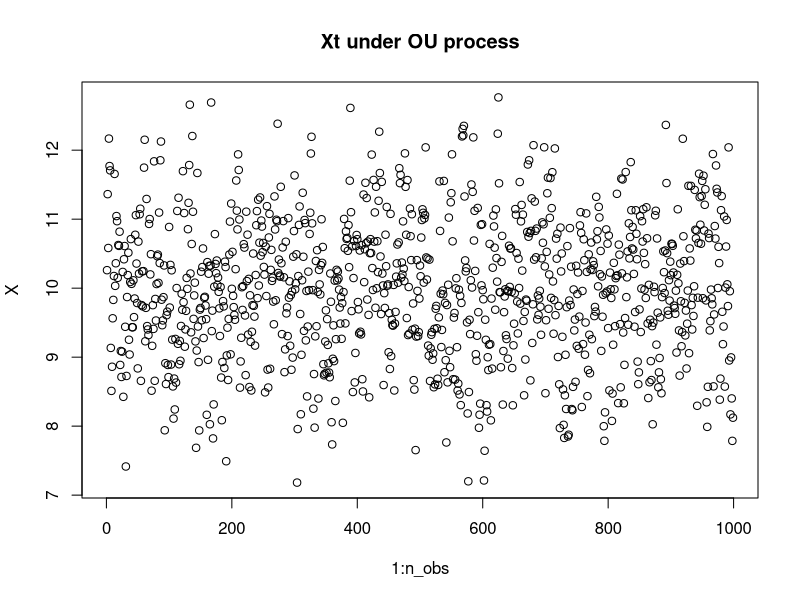

Write R code to recreate this figure.
## ---- chunk 1
knitr::opts_chunk$set(echo = TRUE)
## ---- chunk 2
multistart_result <-read.csv("multi_start_result.csv")
multistart_result[, c("num_multistart","rmse.omega","rmse.mu","rmse.tau",
                      "rmse.gamma","rmse.t","rmse.sigma")]
## ---- chunk 3
# TODO: use library
ou_sim <- function(gamma, mu, sigma, dt, n_obs, x0=mu) {
  tau <- sigma/sqrt(2*gamma) # stationary standard deviation
  if(missing(x0)) x0 <- rnorm(1, mean = mu, sd = tau)
  # generate efficiently using a one-step linear filter
  lrho <- -gamma * dt
  ou_sd <- tau * sqrt((1-exp(2 * lrho))) # conditional sd
  ou_filt <- exp(lrho) # filter coefficients
  z <- rnorm(n_obs, sd = ou_sd) # pre-generate normal draws
  Xt <- filter(x = z, filter = ou_filt,
               method = "recursive", init = x0 - mu)
  return(as.numeric(Xt + mu))
}

n_obs = 999
X <- ou_sim(gamma=1, mu=10, sigma=sqrt(2), dt=1, n_obs=999)
plot(1:n_obs, X, main="Xt under OU process")
## ---- chunk 4
sim1_result <- read.csv("sim1_result.csv")
sim1_result <- sim1_result[sim1_result["num_multistart"]==10,]
show_col <- c("beta0", "beta1", "n_obs", "theta.mu", "theta.t", "theta.tau",
              "rmse.mu", "rmse.t", "rmse.tau")
sim1_result <- sim1_result[with(sim1_result, order(-beta1, -beta0)),]
## ---- chunk 5
signif(sim1_result[sim1_result[,"gamma"]==1, show_col], 3)
## ---- chunk 6
signif(sim1_result[sim1_result[,"gamma"]==0.1, show_col], 3) 
## ---- chunk 7
signif(sim1_result[sim1_result[,"gamma"]==10, show_col], 3) 
## ---- chunk 8
sim2_OU_result <- read.csv("sim2_table1.csv", check.names=FALSE)
print(sim2_OU_result,row.names = FALSE)
## ---- chunk 9
sim2_BM_result <- read.csv("sim2_table2.csv", check.names=FALSE)
print(sim2_BM_result,row.names = FALSE)
## ---- chunk 10
# TODO: use ou_sim from package
ou_sim <- function(gamma, mu, sigma, dt, n_obs, x0=mu) {
  tau <- sigma/sqrt(2*gamma) # stationary standard deviation
  if(missing(x0)) x0 <- rnorm(1, mean = mu, sd = tau)
  # generate efficiently using a one-step linear filter
  lrho <- -gamma * dt
  ou_sd <- tau * sqrt((1-exp(2 * lrho))) # conditional sd
  ou_filt <- exp(lrho) # filter coefficients
  z <- rnorm(n_obs, sd = ou_sd) # pre-generate normal draws
  Xt <- filter(x = z, filter = ou_filt,
               method = "recursive", init = x0 - mu)
  return(as.numeric(Xt + mu))
}

sapply(c(0.1,1,10), function(gamma) {
  ou_X <- ou_sim(gamma=gamma, mu=10, sigma=sqrt(2*gamma), dt=1, n_obs=999)
  c(gamma=gamma, min=min(ou_X), mean=mean(ou_X), max=max(ou_X))
  })
## ---- chunk 11
# TODO: use package
y_sim <- function(X, beta0, beta1) {
  sapply(X, function(x) rpois(1, exp(beta0-beta1*x)))
}
ou_sim <- function(gamma, mu, sigma, dt, n_obs, x0=mu) {
  tau <- sigma/sqrt(2*gamma) # stationary standard deviation
  if(missing(x0)) x0 <- rnorm(1, mean = mu, sd = tau)
  # generate efficiently using a one-step linear filter
  lrho <- -gamma * dt
  ou_sd <- tau * sqrt((1-exp(2 * lrho))) # conditional sd
  ou_filt <- exp(lrho) # filter coefficients
  z <- rnorm(n_obs, sd = ou_sd) # pre-generate normal draws
  Xt <- filter(x = z, filter = ou_filt,
               method = "recursive", init = x0 - mu)
  return(as.numeric(Xt + mu))
}

vec_beta1 <- seq(0.1,1,by=0.1)
loglik <- sapply(vec_beta1, function(beta1) {
  beta0 <- 15
  X <- ou_sim(gamma=1, mu=10, sigma=sqrt(2), dt=1, n_obs=299)
  Y <- y_sim(X, beta0=beta0, beta1=beta1)
  sum(dpois(Y,exp(beta0-beta1*X), log=TRUE))
})
rbind(beta1=vec_beta1, loglik=loglik)
